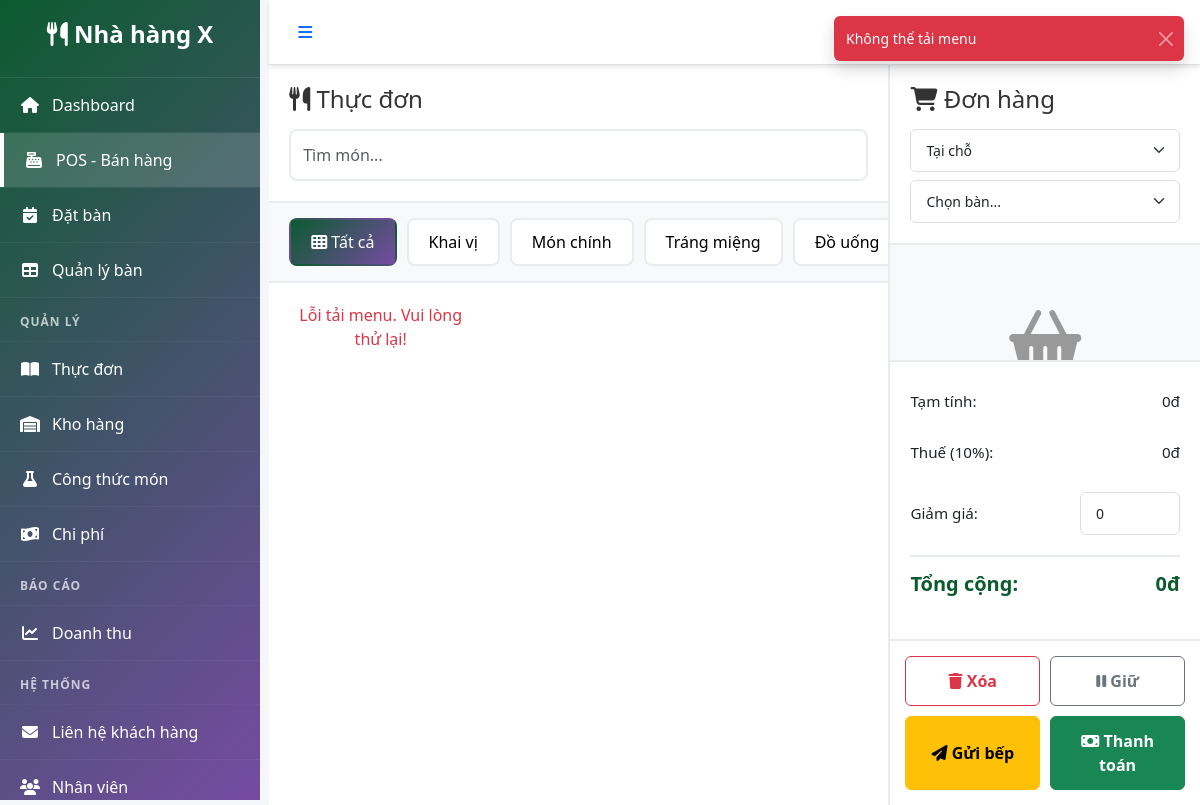
Page /modules/orders/pos.php (signed in) on the committed database.
### tables this page shows
CREATE TABLE `categories` (
  `category_id` INT UNSIGNED NOT NULL AUTO_INCREMENT,
  `category_name` VARCHAR(120) NOT NULL,
  `description` TEXT DEFAULT NULL,
  `display_order` INT NOT NULL DEFAULT 0,
  `image` VARCHAR(255) DEFAULT NULL,
  `is_active` TINYINT(1) NOT NULL DEFAULT 1,
  `created_at` TIMESTAMP NOT NULL DEFAULT CURRENT_TIMESTAMP,
  `updated_at` TIMESTAMP NOT NULL DEFAULT CURRENT_TIMESTAMP ON UPDATE CURRENT_TIMESTAMP,
  PRIMARY KEY (`category_id`),
  UNIQUE KEY `uq_category_name` (`category_name`),
  KEY `idx_category_order` (`display_order`)
);

### modules/orders/pos.php (the view, shortened to what this page needs)
<?php
include '../../includes/header.php';
try {
    $query = "SELECT * FROM categories ORDER BY display_order, category_name";
    $categories = $db->query($query)->fetchAll(PDO::FETCH_ASSOC);
} catch (Exception $e) {
    $query = "SELECT * FROM categories ORDER BY category_name";
    $categories = $db->query($query)->fetchAll(PDO::FETCH_ASSOC);
}
?>
<div class="pos-container">
    <div class="pos-menu-section">
        <div class="pos-header">
            <h4><i class="fas fa-utensils"></i> Thực đơn</h4>
            <input type="text" id="search-menu" class="form-control" placeholder="Tìm món... ">
        </div>
        <div class="categories-tabs">
            <button class="category-btn active" data-category="all">
                <i class="fas fa-th"></i> Tất cả
            </button>
            <?php foreach ($categories as $cat): ?>
            <button class="category-btn" data-category="<?php echo $cat['category_id']; ?>">
                <?php echo htmlspecialchars($cat['category_name']); ?>
            </button>
            <?php endforeach; ?>
        </div>
        <div id="menu-items-grid" class="menu-items-grid">
        </div>
    </div>
    <div class="pos-cart-section">
        <div class="pos-header">
            <h4><i class="fas fa-shopping-cart"></i> Đơn hàng</h4>
            <div class="order-info">
                <select id="order-type" class="form-select form-select-sm mb-2">
                    <option value="dine_in">Tại chỗ</option>
                </select>
                <select id="table-select" class="form-select form-select-sm">
                    <option value="">Chọn bàn... </option>
                </select>
            </div>
        </div>
        <div id="cart-items" class="cart-items">
            <div class="empty-cart">
                <i class="fas fa-shopping-basket"></i>
            </div>
        </div>
        <div class="cart-summary">
            <div class="summary-row">
                <span>Tạm tính:</span>
                <span id="subtotal">0đ</span>
            </div>
            <div class="summary-row">
                <span>Thuế (10%):</span>
                <span id="tax">0đ</span>
            </div>
            <div class="summary-row">
                <span>Giảm giá:</span>
                <input type="number" id="discount" class="form-control form-control-sm" value="0" min="0" style="width: 100px;">
            </div>
            <div class="summary-row total-row">
                <strong>Tổng cộng:</strong>
                <strong id="total">0đ</strong>
            </div>
        </div>
        <div class="cart-actions">
            <button class="btn btn-outline-danger" id="btn-clear">
                <i class="fas fa-trash"></i> Xóa
            </button>
            <button class="btn btn-outline-secondary" id="btn-hold">
                <i class="fas fa-pause"></i> Giữ
            </button>
            <button class="btn btn-warning" id="btn-kitchen">
                <i class="fas fa-paper-plane"></i> Gửi bếp
            </button>
            <button class="btn btn-success" id="btn-payment">
                <i class="fas fa-money-bill"></i> Thanh toán
            </button>
        </div>
    </div>
</div>
<?php include '../../includes/footer.php'; ?>

### assets/css/style.css (style rules this page uses)
:root { --primary-color: #0c5b2f; --secondary-color: #764ba2; --success-color: #28a745; --danger-color: #dc3545; --warning-color: #ffc107; --info-color: #17a2b8; --dark-color: #343a40; --light-color: #f8f9fa; --sidebar-width: 260px; }
* { margin: 0; padding: 0; box-sizing: border-box; }
body { font-family: 'Segoe UI', Tahoma, Geneva, Verdana, sans-serif; background-color: #f5f6fa; }
.btn { border-radius: 6px; padding: 8px 16px; font-weight: 500; transition: all 0.3s; }
.form-control, .form-select { border-radius: 6px; border: 1px solid #ddd; padding: 10px 15px; }

### assets/css/pos.css (style rules this page uses)
.pos-container { display: flex; height: calc(100vh - 60px); gap: 0; margin: -30px; }
.pos-menu-section { flex: 2; background: white; display: flex; flex-direction: column; overflow: hidden; }
.pos-cart-section { flex: 1; background: #f8f9fa; border-left: 2px solid #e9ecef; display: flex; flex-direction: column; overflow: hidden; }
.pos-header { padding: 20px; border-bottom: 2px solid #e9ecef; background: white; }
.pos-header h4 { margin: 0 0 15px 0; color: #333; }
#search-menu { width: 100%; padding: 12px; border: 2px solid #e9ecef; border-radius: 8px; font-size: 1rem; }
.categories-tabs { display: flex; gap: 10px; padding: 15px 20px; background: #f8f9fa; overflow-x: auto; border-bottom: 2px solid #e9ecef; }
.category-btn { padding: 10px 20px; background: white; border: 2px solid #e9ecef; border-radius: 8px; cursor: pointer; white-space: nowrap; font-weight: 500; transition: all 0.3s; }
.category-btn.active { background: linear-gradient(135deg, #0c5b2f 0%, #764ba2 100%); color: white; border-color: transparent; }
.menu-items-grid { flex: 1; overflow-y: auto; padding: 20px; display: grid; grid-template-columns: repeat(auto-fill, minmax(180px, 1fr)); gap: 15px; align-content: start; }
.order-info { margin-top: 10px; }
.cart-items { flex: 1; overflow-y: auto; padding: 20px; }
.empty-cart { text-align: center; padding: 60px 20px; color: #adb5bd; }
.empty-cart i { font-size: 4rem; margin-bottom: 15px; }
.cart-summary { padding: 20px; background: white; border-top: 2px solid #e9ecef; }
.summary-row { display: flex; justify-content: space-between; padding: 8px 0; font-size: 0.95rem; }
.summary-row.total-row { border-top: 2px solid #e9ecef; padding-top: 12px; margin-top: 8px; font-size: 1.2rem; }
.cart-actions { padding: 20px; background: white; display: grid; grid-template-columns: 1fr 1fr; gap: 10px; }
.cart-actions .btn { padding: 12px; font-weight: 600; }
.cart-items { flex: 1; overflow-y: auto; padding: 15px; }
.empty-cart { text-align: center; padding: 50px 20px; color: #999; }
.summary-row { display: flex; justify-content: space-between; margin-bottom: 12px; align-items: center; }
.summary-row.total-row { font-size: 1.25rem; padding-top: 12px; border-top: 2px solid #e9ecef; color: #0c5b2f; }
.cart-actions { padding: 15px; display: grid; grid-template-columns: 1fr 1fr; gap: 10px; background: white; border-top: 2px solid #e9ecef; }
.cart-actions .btn { font-weight: 600; }

### rows in the picture
categories: category_name "Khai vị"
categories: category_name "Món chính"
categories: category_name "Tráng miệng"
categories: category_name "Đồ uống"

### other values in the picture
SITE_TITLE "Nhà hàng X"
